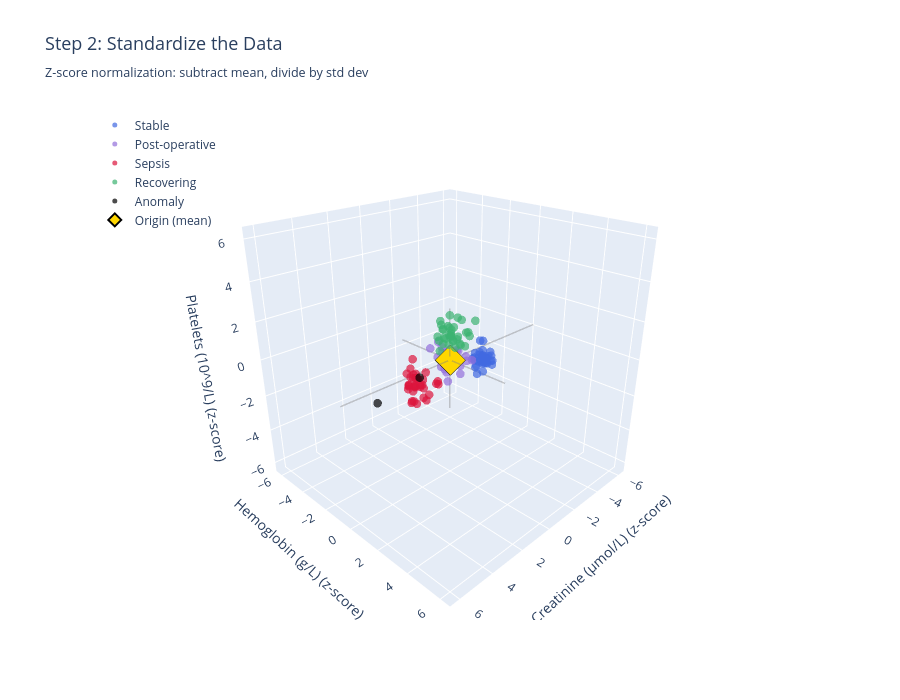

Notebook source saved alongside this figure:
### Markdown cell above
---

## Step 2: Standardizing the Data

**Why standardize?** PCA finds directions of maximum variance. If variables have different scales (Platelets in the hundreds vs Potassium around 4), the larger-scaled variable dominates unfairly.

**Standardization (z-score):**
1. Subtract the mean (centering)
2. Divide by standard deviation (scaling)

This puts all variables on the same scale (mean=0, std=1).

### Code cell
def add_centered_axes(fig, data, opacity=0.4):
    """Add coordinate axes centered at origin for standardized data."""
    padding = 1.2
    x_scale = np.abs(data[:, 0]).max() * padding
    y_scale = np.abs(data[:, 1]).max() * padding
    z_scale = np.abs(data[:, 2]).max() * padding
    
    scales = {'x': x_scale, 'y': y_scale, 'z': z_scale}
    
    for axis in ['x', 'y', 'z']:
        coords = {'x': [0, 0], 'y': [0, 0], 'z': [0, 0]}
        coords[axis] = [-scales[axis], scales[axis]]
        fig.add_trace(go.Scatter3d(
            x=coords['x'], y=coords['y'], z=coords['z'],
            mode='lines',
            line=dict(color='gray', width=3),
            opacity=opacity,
            showlegend=False
        ))

def plot_step_2_standardized(data, states, feature_indices=SELECTED_3D_FEATURES):
    """Step 2: Standardize the 3 selected features."""
    
    # Extract the 3 selected features
    data_3d = data[:, feature_indices]
    feature_names_3d = [FEATURE_NAMES[i] for i in feature_indices]
    
    # Standardize the data
    scaler = StandardScaler()
    standardized_data = scaler.fit_transform(data_3d)
    
    centroid = scaler.mean_
    std_devs = scaler.scale_
    
    fig = go.Figure()
    
    # Add centered axes
    add_centered_axes(fig, standardized_data)
    
    # Standardized data colored by state
    for state in ['Stable', 'Post-operative', 'Sepsis', 'Recovering', 'Anomaly']:
        mask = states == state
        if not np.any(mask):
            continue
        
        fig.add_trace(go.Scatter3d(
            x=standardized_data[mask, 0], y=standardized_data[mask, 1], z=standardized_data[mask, 2],
            mode='markers',
            marker=dict(size=5, color=STATE_COLORS[state], opacity=0.7),
            name=f'{state}'
        ))
    
    # Origin marker
    fig.add_trace(go.Scatter3d(
        x=[0], y=[0], z=[0],
        mode='markers',
        marker=dict(size=10, color='gold', symbol='diamond', 
                    line=dict(color='black', width=2)),
        name='Origin (mean)'
    ))
    
    # Calculate axis ranges - USE EQUAL RANGES to preserve perpendicularity!
    padding = 1.2
    max_range = np.abs(standardized_data).max() * padding
    x_range = y_range = z_range = max_range
    
    fig.update_layout(
        title=dict(
            text='Step 2: Standardize the Data<br><sub>Z-score normalization: subtract mean, divide by std dev</sub>',
            font=dict(size=18)
        ),
        scene=dict(
            xaxis=dict(title=f'{feature_names_3d[0]} (z-score)', range=[-x_range, x_range]),
            yaxis=dict(title=f'{feature_names_3d[1]} (z-score)', range=[-y_range, y_range]),
            zaxis=dict(title=f'{feature_names_3d[2]} (z-score)', range=[-z_range, z_range]),
            camera=dict(eye=dict(x=1.5, y=1.5, z=1.0)),
            aspectmode='cube'
        ),
        width=900,
        height=700,
        legend=dict(x=0.02, y=0.98)
    )
    
    fig.show()
    
    print(f"Standardization of 3 selected features:")
    print("=" * 60)
    for i, name in enumerate(feature_names_3d):
        print(f"  {name:25s}: mean={centroid[i]:7.2f}, std={std_devs[i]:6.2f}")
    print("\nNow all variables have mean=0 and std=1.")
    print("This ensures each test contributes equally to finding principal components!")
    
    return standardized_data, scaler

standardized_data, scaler = plot_step_2_standardized(data, states)

### Figure 1 — Plotly figure (JSON) as saved in the notebook; plotly's stock layout.template omitted (floating-point values rounded to 4 significant figures)
{"data": [{"line": {"color": "gray", "width": 3}, "mode": "lines", "opacity": 0.4, "showlegend": false, "type": "scatter3d", "x": [-6.549, 6.549], "y": [0, 0], "z": [0, 0]}, {"line": {"color": "gray", "width": 3}, "mode": "lines", "opacity": 0.4, "showlegend": false, "type": "scatter3d", "x": [0, 0], "y": [-3.535, 3.535], "z": [0, 0]}, {"line": {"color": "gray", "width": 3}, "mode": "lines", "opacity": 0.4, "showlegend": false, "type": "scatter3d", "x": [0, 0], "y": [0, 0], "z": [-2.687, 2.687]}, {"marker": {"color": "royalblue", "opacity": 0.7, "size": 5}, "mode": "markers", "name": "Stable", "type": "scatter3d", "x": [-0.3506, -1.187, -0.9078, -1.054, -0.7738, -0.6892, -1.182, -0.4264, -0.7525, -0.9055, -1.12, -0.469, -0.8352, -0.9497, -0.8814, -0.774, -0.9242, -0.8072, -0.7249, -1.053, -0.4151, -0.488, -0.7949, -0.9793, -0.631, -0.4791, -1.413, -0.5069, -0.8529, -0.6868, -0.6616, -0.5495, -0.4271, -0.9075, -0.939], "y": [1.18, 1.117, 1.024, 0.9722, 1.464, 1.504, 1.603, 1.409, 1.235, 1.405, 1.666, 2.058, 1.365, 1.892, 1.588, 0.9315, 1.426, 1.409, 1.022, 1.484, 1.571, 1.166, 0.8881, 1.24, 2.173, 1.72, 1.346, 1.283, 1.508, 1.746, 1.712, 1.561, 1.641, 1.572, 1.229], "z": [0.3627, -0.1154, -0.018, 0.3971, -0.3773, 0.5179, 0.1225, -0.398, 0.4454, 0.1749, 0.4179, 0.7365, 0.003311, 0.07967, 0.3217, 0.4293, 0.1526, 1.21, -0.2865, -0.03477, 1.398, 0.2115, 0.1719, 0.6152, 0.4855, 0.6592, 0.4184, -0.04367, 0.05346, 0.4797, 0.3035, 0.2473, 0.4403, 0.0877, 0.2992]}, {"marker": {"color": "mediumpurple", "opacity": 0.7, "size": 5}, "mode": "markers", "name": "Post-operative", "type": "scatter3d", "x": [-0.4139, -0.3691, -0.0909, -1.038, -0.345, -0.716, -0.3058, -0.04456, -0.5287, -0.7626, -0.5307, -0.3067, -0.4076, -0.6951, -0.7328, -0.4418, -0.7494, -0.6789, -0.7567, 0.01709, -0.2979, -0.4569, -0.5347, 0.1764, -0.3683, 0.0289, -0.6885, -0.04249, -0.8697, -0.9809, -0.6007, -0.7392, -0.5015, -0.3743, -0.553], "y": [-0.3143, -0.45, 0.6149, 0.1417, -0.358, -0.1512, 0.03954, -0.2019, -1.077, -0.7231, -0.6812, -0.9464, 1.08, 0.396, -0.8422, -0.5288, -0.4153, -0.07454, -0.033, -0.3627, -0.2495, -1.357, -1.133, -0.07601, -0.6474, -1.377, -0.2856, -0.2915, -0.8103, -0.4901, -0.5832, -1.612, -0.1494, -0.1851, 0.06394], "z": [-0.6208, -0.6333, -0.5676, -0.3403, 0.3666, 0.2001, -0.341, -1.259, -0.08486, -0.7217, -0.7034, -0.789, 0.2214, 0.1063, -0.7832, -0.7207, -0.00752, -0.3332, -0.577, -0.619, -0.4287, -0.4345, 0.1837, -0.6363, -0.1195, 0.2008, -0.2718, 0.2942, -0.4797, 0.06836, -0.6046, 0.2584, 0.03617, -0.1978, -0.2663]}, {"marker": {"color": "crimson", "opacity": 0.7, "size": 5}, "mode": "markers", "name": "Sepsis", "type": "scatter3d", "x": [0.6709, 1.358, 1.354, 0.864, 0.9157, 1.315, 1.565, 1.791, 1.56, 1.008, 1.307, 1.542, 1.453, 0.6925, 1.224, 1.455, 2.104, 0.826, 1.92, 1.935, 1.738, 1.759, 1.262, 0.3109, 1.161, 1.497, 1.633, 1.239, 1.246, 1.075, 1.317, 1.602, 2.016, 1.507, 1.703], "y": [-2.008, -1.145, -1.262, 0.0183, -0.9515, -1.243, -1.167, -1.061, -0.9718, -0.9566, -0.3375, -0.8249, -1.058, -0.1196, -1.259, -1.117, -0.559, -0.883, -0.9777, -0.3464, -0.5935, -1.108, -0.1824, -0.6723, -0.7194, -0.5371, -1.031, -1.83, -1.157, -1.263, -0.5308, -1.301, -0.637, -0.7321, -0.333], "z": [-0.3951, -1.345, -1.696, -0.8478, -1.573, -0.7776, -0.3314, -1.128, -2.078, -1.347, -1.871, -0.7506, -1.309, -1.118, -1.513, -0.8663, -0.3898, -0.6959, -1.252, -1.812, -0.3511, -1.129, -1.515, -1.431, -0.9197, -1.025, -2.061, -0.9519, -1.417, -1.054, -1.794, -1.336, -1.85, -0.7456, -0.9651]}, {"marker": {"color": "mediumseagreen", "opacity": 0.7, "size": 5}, "mode": "markers", "name": "Recovering", "type": "scatter3d", "x": [-0.2212, -0.464, -0.5914, 0.1695, -0.1728, 0.09118, -0.05743, -0.3355, 0.09336, -0.2961, -0.8151, -1.187, -0.1752, -0.5269, -0.2531, -0.1009, -0.296, -0.2367, 0.3, -0.6509, -0.3894, -0.3624, -0.3506, 0.0802, -0.008779, -0.5701, 0.04649, -0.1489, 0.2766, 0.1081, -0.1589, -0.5034, -0.8776, -0.05917, 0.08229], "y": [0.2592, -0.4133, 0.6367, -0.1612, 0.3614, -0.5186, 0.03663, -0.2664, 0.1558, 0.7155, 0.5179, 0.5388, -0.6599, 0.1525, 0.007175, -0.771, -0.3141, 0.5361, 0.262, 0.07788, -0.4664, -0.512, -0.1423, -0.6295, -0.01067, 0.5235, -0.3724, -0.6697, -0.4788, -0.7588, -0.6309, -0.2945, -0.3504, -0.1623, 0.4244], "z": [1.114, 1.166, 1.491, 1.137, 1.301, 1.732, 1.591, 1.106, 1.374, 0.8784, 1.19, 1.885, 0.6106, 0.7553, 1.664, 1.809, 2.18, 2.196, 1.872, 0.619, 1.082, 1.542, 0.8627, 0.3074, 1.218, 1.446, 1.088, 1.378, 0.9767, 1.044, 1.414, 0.8187, 1.886, 0.7582, 0.8302]}, {"marker": {"color": "black", "opacity": 0.7, "size": 5}, "mode": "markers", "name": "Anomaly", "type": "scatter3d", "x": [5.458, -0.621], "y": [1.141, -2.946], "z": [0.1954, -2.239]}, {"marker": {"color": "gold", "line": {"color": "black", "width": 2}, "size": 10, "symbol": "diamond"}, "mode": "markers", "name": "Origin (mean)", "type": "scatter3d", "x": [0], "y": [0], "z": [0]}], "layout": {"height": 700, "legend": {"x": 0.02, "y": 0.98}, "scene": {"aspectmode": "cube", "camera": {"eye": {"x": 1.5, "y": 1.5, "z": 1.0}}, "xaxis": {"range": [-6.549, 6.549], "title": {"text": "Creatinine (µmol/L) (z-score)"}}, "yaxis": {"range": [-6.549, 6.549], "title": {"text": "Hemoglobin (g/L) (z-score)"}}, "zaxis": {"range": [-6.549, 6.549], "title": {"text": "Platelets (10^9/L) (z-score)"}}}, "title": {"font": {"size": 18}, "text": "Step 2: Standardize the Data<br><sub>Z-score normalization: subtract mean, divide by std dev</sub>"}, "width": 900}}
